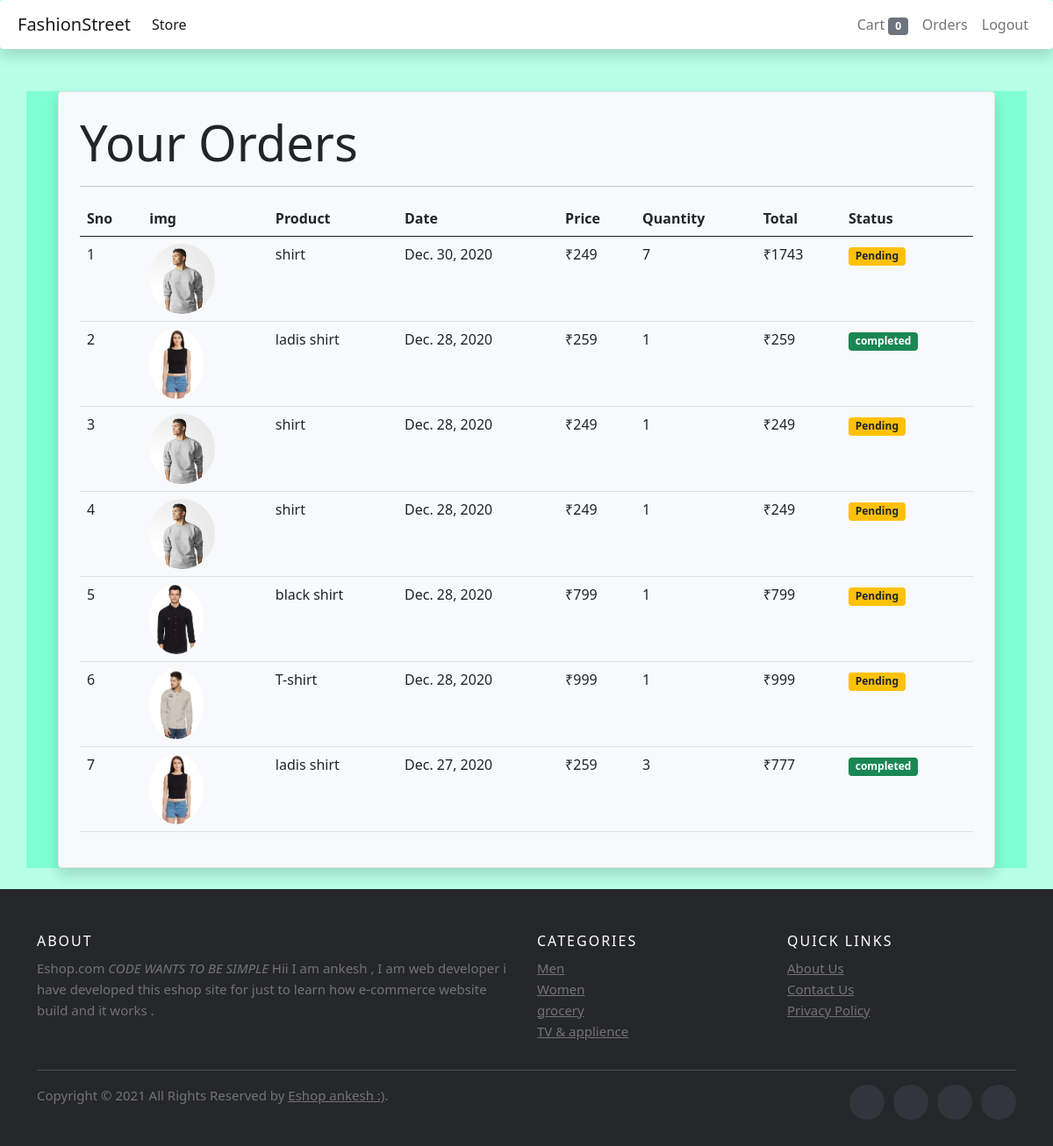
The app's page /orders (signed in), older data.
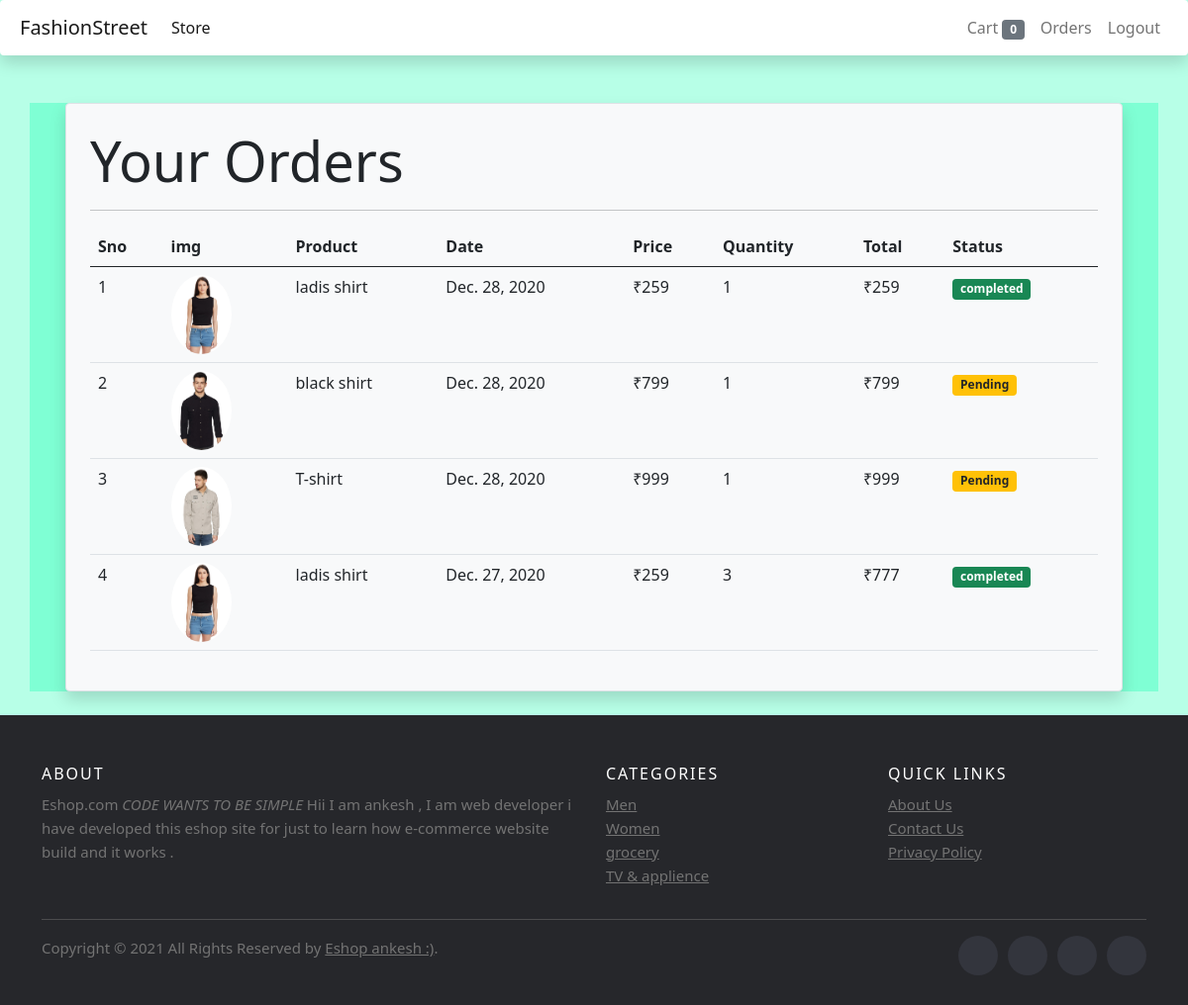
The same page, newer data.
### store/models/order.py (models this page shows, shortened)
class Order(models.Model):
    product=models.ForeignKey(Product,on_delete=models.CASCADE)
    customer=models.ForeignKey(Customer,on_delete=models.CASCADE)
    quantity=models.IntegerField(default=1)
    price=models.IntegerField()
    address=models.CharField(max_length=200 ,default='',blank=True)
    phone=models.CharField(max_length=50,default='',blank=True)
    date=models.DateField(default=datetime.datetime.today)
    status=models.BooleanField(default=False)
    @staticmethod
    def get_orders_by_customer(customer_id):
        return Order.objects.filter(customer=customer_id).order_by('-date')

### store/models/product.py (models this page shows, shortened)
class Product(models.Model):
    name = models.CharField(max_length=50)
    price = models.IntegerField(default=0)
    category=models.ForeignKey(Category,on_delete=models.CASCADE,default=1)
    description = models.CharField(max_length=200,default='',null=True,blank=True)
    img = models.ImageField(upload_to='upload/products/')

### store/middlewares/auth.py (the view)
    def middleware(request):
        returnurl = request.META['PATH_INFO']
        if not request.session.get('customer_id'):
            return redirect(f'login?return_url={returnurl}')
        response = get_response(request)
        return response

### store/templatetags/custom_filter.py (called while the page is built)
@register.filter(name='currency')
def currency(price):
    return '₹'+str(price)

@register.filter(name='multipy')
def multipy(num1,num2):
    return num1*num2

### store/views.py (called while the page is built)
@auth_middleware
def orders(request):
    if request.method == "GET":
        customer=request.session.get('customer_id')
        orders=Order.get_orders_by_customer(customer)
        print(orders)
        return render(request, 'order.html',{'orders':orders})

### store/templates/order.html
{% extends 'base.html'%}
{%block content%}
{% load cart%}
{% load custom_filter %}
<div class="container" style="background: aquamarine;">
    <div class="border rounded p-4 m-4 shadow bg-light rounded">
        <p class="display-4 pl-4 ml-4">Your Orders</p>
        <hr>
        <table class="table">
            <thead>
                <tr>
                    <th>Sno</th>
                    <th>img</th>
                    <th>Product</th>
                    <th>Date</th>
                    <th>Price</th>
                    <th>Quantity</th>
                    <th>Total</th>
                    <th>Status</th>
                </tr>
            </thead>
            <tbody>
                {% for order in orders%}
                <tr>
                    <td>{{forloop.counter}}</td>
                    <td><img style="height: 80px;" class="rounded-circle"src="{{order.product.img.url}}" alt=""></td>
                    <td>{{order.product.name}}</td>
                    <td>{{order.date}}</td>
                    <td>{{order.price|currency}}</td>
                    <td>{{order.quantity}}</td>
                    <td>{{order.quantity|multipy:order.price|currency}}</td>
                    {%if order.status%}
                    <td><small class="badge bg-success">completed</small></td>
                    {%else%}
                    <td><small class="badge bg-warning text-dark">Pending</small></td>
                    {%endif%}
                </tr>
               {%endfor%}
            </tbody>
        </table>
    </div>
</div>
{%endblock%}

### store/templates/base.html (shortened to what this page needs)
<!doctype html>
<html lang="en">
  <head>
    <link href="https://cdn.jsdelivr.net/npm/bootstrap@5.0.0-beta1/dist/css/bootstrap.min.css" rel="stylesheet">
  </head>
  <body style="background: rgb(183, 255, 231);">
<nav class="navbar navbar-expand-lg navbar-light shadow p-2 mb-5 bg-white rounded " style="background-color: lightcyan;">
  <div class="container-fluid">
    <a class="navbar-brand" href="/">FashionStreet</a>
    <div class="collapse navbar-collapse" id="navbarTogglerDemo02">
      <ul class="navbar-nav me-auto mb-2 mb-lg-0">
        <li class="nav-item">
          <a class="nav-link active" aria-current="page" href="/index">Store</a>
        </li>
      </ul>
      <ul class="navbar-nav  my-2 my-lg-0">
        <li class="nav-item">
          <a class="nav-link" aria-current="page" href="/cart">Cart
               <span class="badge bg-secondary">{{request.session.cart.keys|length}}</span>
              </a>
        </li>
       {% if request.session.customer_id %}
        <li class="nav-item">
          <a class="nav-link " aria-current="page" href="/orders">Orders</a>
        </li>
         <li class="nav-item">
          <a class="nav-link " aria-current="page" href="logout">Logout</a>
        </li>
          {%endif%}
      </ul>
    </div>
  </div>
</nav>
{% block content%}
 {%endblock%}
   <footer class="site-footer">
    <div class="container">
      <div class="row">
        <div class="col-sm-12 col-md-6">
          <h6>About</h6>
          <p class="text-justify">Eshop.com <i>CODE WANTS TO BE SIMPLE </i> Hii I am ankesh , I am web developer i have developed this eshop site for just to learn how e-commerce website build and it works  .</p>
        </div>
        <div class="col-xs-6 col-md-3">
          <h6>Categories</h6>
          <ul class="footer-links">
            <li><a href="#">Men</a></li>
            <li><a href="#">Women</a></li>
            <li><a href="#">grocery</a></li>
            <li><a href="#">TV & applience</a></li>
          </ul>
        </div>
        <div class="col-xs-6 col-md-3">
          <h6>Quick Links</h6>
          <ul class="footer-links">
            <li><a href="#">About Us</a></li>
            <li><a href="#">Contact Us</a></li>
            <li><a href="#">Privacy Policy</a></li>
          </ul>
        </div>
      </div>
      <hr>
    </div>
    <div class="container">
      <div class="row">
        <div class="col-md-8 col-sm-6 col-xs-12">
          <p class="copyright-text">Copyright &copy; 2021 All Rights Reserved by
       <a href="#">Eshop ankesh :)</a>.
          </p>
        </div>
        <div class="col-md-4 col-sm-6 col-xs-12">
          <ul class="social-icons">
            <li><a class="facebook" href="#"></a></li>
            <li><a class="twitter" href="#"></a></li>
            <li><a class="dribbble" href="#"></a></li>
            <li><a class="linkedin" href="#"></a></li>
          </ul>
        </div>
      </div>
    </div>
</footer>
  </body>
</html>

### store/templates/base.html (style rules this page uses)
.site-footer { position: relative; background-color:#26272b; padding:45px 0 20px; font-size:15px; line-height:24px; color:#737373; }
.site-footer hr { border-top-color:#bbb; opacity:0.5 }
.site-footer h6 { color:#fff; font-size:16px; text-transform:uppercase; margin-top:5px; letter-spacing:2px }
.site-footer a { color:#737373; }
.footer-links { padding-left:0; list-style:none }
.footer-links li { display:block }
.footer-links a { color:#737373 }
.site-footer .social-icons { text-align:right }
.site-footer .social-icons a { width:40px; height:40px; line-height:40px; margin-left:6px; margin-right:0; border-radius:100%; background-color:#33353d }
.copyright-text { margin:0 }
.social-icons { padding-left:0; margin-bottom:0; list-style:none }
.social-icons li { display:inline-block; margin-bottom:4px }
.social-icons a { background-color:#eceeef; color:#818a91; font-size:16px; display:inline-block; line-height:44px; width:44px; height:44px; text-align:center; margin-right:8px; border-radius:100%; -webkit-transition:all .2s linear; -o-transition:all .2s linear; transition:all .2s linear }

Row changes from the older to the newer data that the page shows:
removed Order: product.img (picture), product.name "shirt", date "Dec. 30, 2020", price "₹249", quantity "7", quantity|multipy "₹1743", status "Pending"
removed Order: product.img (picture), product.name "shirt", date "Dec. 28, 2020", price "₹249", quantity "1", quantity|multipy "₹249", status "Pending"
removed Order: product.img (picture), product.name "shirt", date "Dec. 28, 2020", price "₹249", quantity "1", quantity|multipy "₹249", status "Pending"
